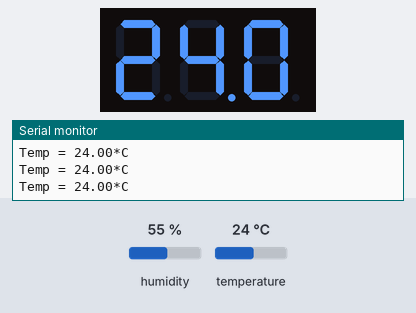
This sketch was run on a simulated Arduino Uno, built with avr-gcc and run on an emulated ATmega328P. Parts: 3-digit seven-segment display, the last lines printed to the serial monitor. Inputs (shaded band) come from the test bench; at power-on: temperature 24 °C, humidity 55 %.

Above: at 3.6 s.
3.7 s: temperature set to 12 °C
At 6.2 s:
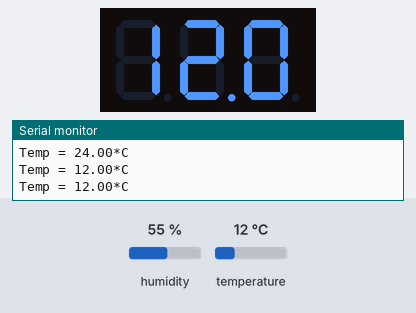
6.6 s: temperature set to 19 °C
At 8.0 s:
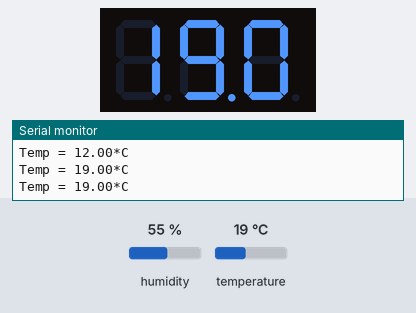
9.5 s: temperature set to 28 °C
At 12.7 s:
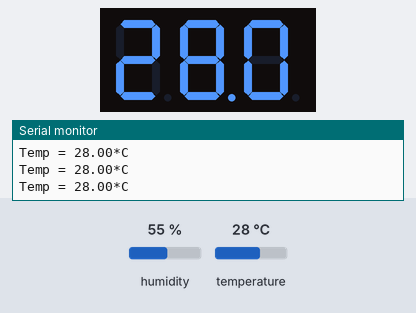
Timing chart, 0 to 14.2 s (numbered marks = the images above; inputs shaded):
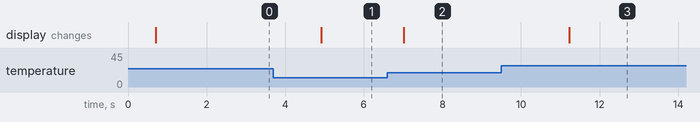

The sketch:

temperature_board.ino
```cpp
//Download DHT, SevSeg from manage libraries
#include <DHT.h>
#include <SevSeg.h>

#define DHTPIN 12 // Dx not GPIO
#define DHTTYPE DHT22

#define DIGIT1 10
#define DIGIT2 9
#define DIGIT3 7

#define SEGMENTA 13
#define SEGMENTB 8
#define SEGMENTC 5
#define SEGMENTD 3
#define SEGMENTE 2
#define SEGMENTF 11
#define SEGMENTG 6
#define SEGMENTDP 4

DHT dht(DHTPIN, DHTTYPE);
SevSeg sevseg;
int startTime;
float temperature;

void setup() {
  Serial.begin(115200);
  log("SETUP :: Serial complete");

  dht.begin();
  log("SETUP :: DHT Begin Done");

  byte numDigits = 3;
  byte digitPins[] = {DIGIT1, DIGIT2, DIGIT3};
  byte segmentPins[] = {SEGMENTA,SEGMENTB, SEGMENTC, SEGMENTD, SEGMENTE, SEGMENTF, SEGMENTG, SEGMENTDP};
  bool resistorsOnSegments = false;
  byte hardwareConfig = COMMON_CATHODE;

  sevseg.begin(hardwareConfig, numDigits, digitPins, segmentPins, resistorsOnSegments);
  log("SETUP :: Seven Seg Configured");

  startTime = millis();
  log("SETUP :: Start time configured");

  log("SETUP :: Setup Complete.");
}


void loop()
{
  float temp = getTemperature();

  showTemp(temp);

}


/*
 * Logs messages
 */
void log(String message)
{
  Serial.println(message);
}


/*
 * Show Temperature on 4-digit 7 segment display
 */
void showTemp(float temperature)
{
  sevseg.setNumberF(temperature,1);
  sevseg.refreshDisplay();
}

/*
 *  Gets the temperature (handles refreshing)
 */
 float getTemperature()
 {
  int now = millis();

  // Has 0.7 seconds elapsed? (Max read time is 0.7 seconds)
  if (now - startTime > (0.7 * 1000)){
    startTime = now;
    temperature = dht.readTemperature();
    log("Temp = " + String(temperature) + "*C");
  }
  return temperature;
 }
```

Measured:
- after the input at 3.7 s, the display: changes after 1.2 s (image 1)
- after the input at 6.6 s, the display: changes after 0.42 s (image 2)
- after the input at 9.5 s, the display: changes after 1.7 s (image 3)
